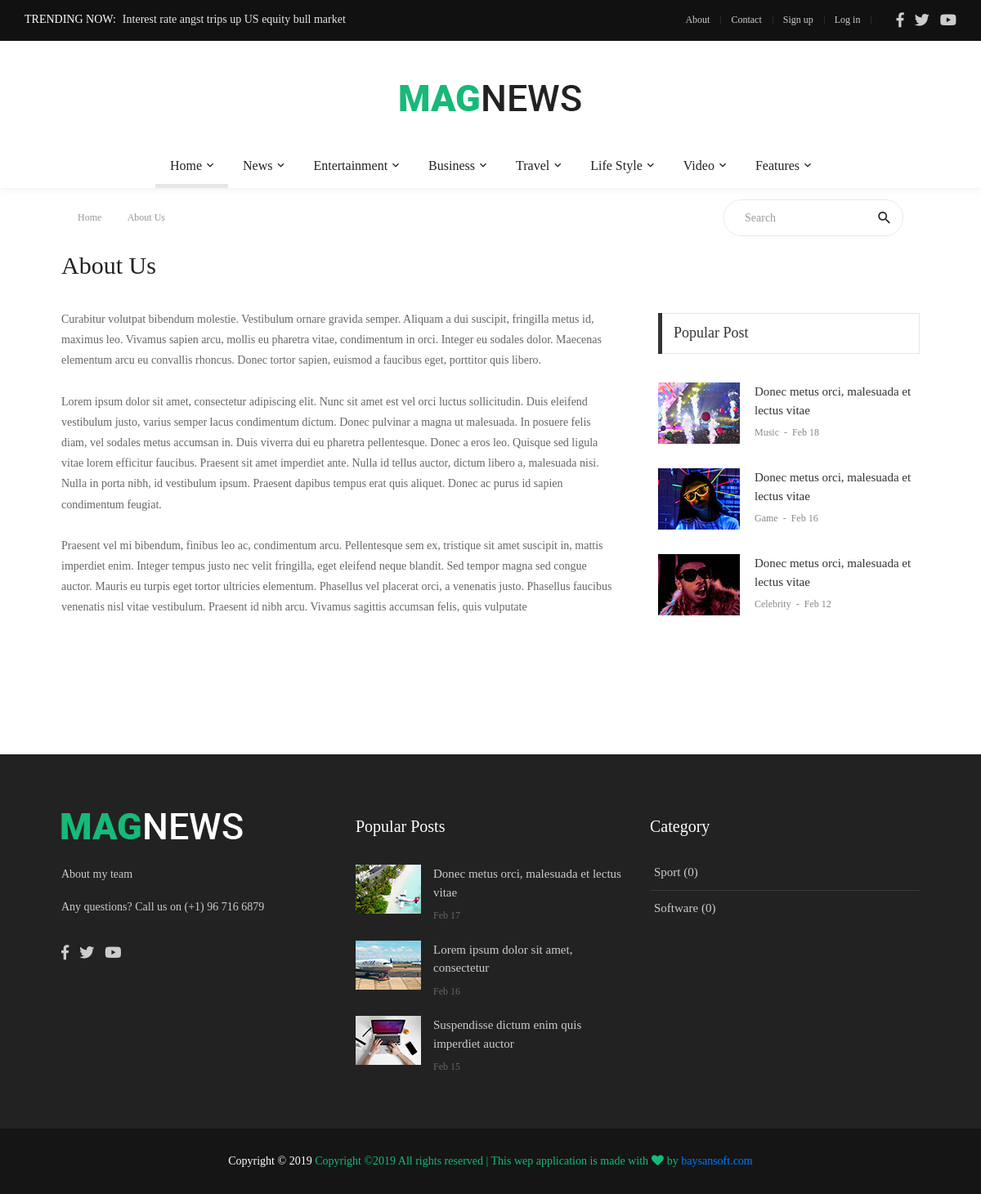
The page /about/ on the database its author committed.
### main/models.py (models this page shows, shortened)
class Main(models.Model):
    name = models.CharField(max_length=255)
    about = models.TextField()
    facebook_address = models.CharField(max_length=255)
    twitter_address = models.CharField(max_length=255)
    youtube_address = models.CharField(max_length=255)
    phone = models.CharField(max_length=255)
    link = models.CharField(max_length=255)
    link_name = models.CharField(max_length=255)
    set_name = models.CharField(max_length=255)

### category/models.py (models this page shows, shortened)
class Category(models.Model):
    name = models.CharField(max_length=255)
    count = models.IntegerField(default=0)
    class Meta:
        verbose_name = "Category"
        verbose_name_plural = "Categories"

### main/views.py (the view)
# urls.py: path('about/', views.about, name='about'),
def about(request):
    site = Main.objects.first()
    context = {
        'site': site
    }
    return render(request, 'front/about.html', context=context)

### category/context_processor.py (called while the page is built)
def footer_categories(request):  # template'a direkt veri yolluyor
    footer_categories = Category.objects.all()
    return dict(
        footer_categories=footer_categories)  # footer_categories diyerek direkt template'den çağırabiliriz. Sözlük olarak döndürür.

### main/templates/front/about.html (shortened to what this page needs)
{% extends 'front/master.html' %}
{% load static %}
{% block mainblock %}
	<div class="container">
		<div class="headline bg0 flex-wr-sb-c p-rl-20 p-tb-8">
			<div class="f2-s-1 p-r-30 m-tb-6">
				<a href="index.html" class="breadcrumb-item f1-s-3 cl9">
					Home
				</a>
				<span class="breadcrumb-item f1-s-3 cl9">
					About Us
				</span>
			</div>
			<div class="pos-relative size-a-2 bo-1-rad-22 of-hidden bocl11 m-tb-6">
				<input class="f1-s-1 cl6 plh9 s-full p-l-25 p-r-45" type="text" name="search" placeholder="Search">
				<button class="flex-c-c size-a-1 ab-t-r fs-20 cl2 hov-cl10 trans-03">
					<i class="zmdi zmdi-search"></i>
				</button>
			</div>
		</div>
	</div>
	<div class="container p-t-4 p-b-35">
		<h2 class="f1-l-1 cl2">
			About Us
		</h2>
	</div>
	<section class="bg0 p-b-110">
		<div class="container">
			<div class="row justify-content-center">
				<div class="col-md-7 col-lg-8 p-b-30">
					<div class="p-r-10 p-r-0-sr991">
						<p class="f1-s-11 cl6 p-b-25">
							Curabitur volutpat bibendum molestie. Vestibulum ornare gravida semper. Aliquam a dui suscipit, fringilla metus id, maximus leo. Vivamus sapien arcu, mollis eu pharetra vitae, condimentum in orci. Integer eu sodales dolor. Maecenas elementum arcu eu convallis rhoncus. Donec tortor sapien, euismod a faucibus eget, porttitor quis libero.
						</p>
						<p class="f1-s-11 cl6 p-b-25">
							Lorem ipsum dolor sit amet, consectetur adipiscing elit. Nunc sit amet est vel orci luctus sollicitudin. Duis eleifend vestibulum justo, varius semper lacus condimentum dictum. Donec pulvinar a magna ut malesuada. In posuere felis diam, vel sodales metus accumsan in. Duis viverra dui eu pharetra pellentesque. Donec a eros leo. Quisque sed ligula vitae lorem efficitur faucibus. Praesent sit amet imperdiet ante. Nulla id tellus auctor, dictum libero a, malesuada nisi. Nulla in porta nibh, id vestibulum ipsum. Praesent dapibus tempus erat quis aliquet. Donec ac purus id sapien condimentum feugiat.
						</p>
						<p class="f1-s-11 cl6 p-b-25">
							Praesent vel mi bibendum, finibus leo ac, condimentum arcu. Pellentesque sem ex, tristique sit amet suscipit in, mattis imperdiet enim. Integer tempus justo nec velit fringilla, eget eleifend neque blandit. Sed tempor magna sed congue auctor. Mauris eu turpis eget tortor ultricies elementum. Phasellus vel placerat orci, a venenatis justo. Phasellus faucibus venenatis nisl vitae vestibulum. Praesent id nibh arcu. Vivamus sagittis accumsan felis, quis vulputate
						</p>
					</div>
				</div>
				<div class="col-md-5 col-lg-4 p-b-30">
					<div class="p-l-10 p-rl-0-sr991 p-t-5">
						<div>
							<div class="how2 how2-cl4 flex-s-c">
								<h3 class="f1-m-2 cl3 tab01-title">
									Popular Post
								</h3>
							</div>
							<ul class="p-t-35">
								<li class="flex-wr-sb-s p-b-30">
									<a href="#" class="size-w-10 wrap-pic-w hov1 trans-03">
										<img src="images/popular-post-04.jpg" alt="IMG">
									</a>
									<div class="size-w-11">
										<h6 class="p-b-4">
											<a href="#" class="f1-s-5 cl3 hov-cl10 trans-03">
												Donec metus orci, malesuada et lectus vitae
											</a>
										</h6>
										<span class="cl8 txt-center p-b-24">
											<a href="#" class="f1-s-6 cl8 hov-cl10 trans-03">
												Music
											</a>
											<span class="f1-s-3 m-rl-3">
												-
											</span>
											<span class="f1-s-3">
												Feb 18
											</span>
										</span>
									</div>
								</li>
								<li class="flex-wr-sb-s p-b-30">
									<a href="#" class="size-w-10 wrap-pic-w hov1 trans-03">
										<img src="images/popular-post-05.jpg" alt="IMG">
									</a>
									<div class="size-w-11">
										<h6 class="p-b-4">
											<a href="#" class="f1-s-5 cl3 hov-cl10 trans-03">
												Donec metus orci, malesuada et lectus vitae
											</a>
										</h6>
										<span class="cl8 txt-center p-b-24">
											<a href="#" class="f1-s-6 cl8 hov-cl10 trans-03">
												Game
											</a>
											<span class="f1-s-3 m-rl-3">
												-
											</span>
											<span class="f1-s-3">
												Feb 16
											</span>
										</span>
									</div>
								</li>
								<li class="flex-wr-sb-s p-b-30">
									<a href="#" class="size-w-10 wrap-pic-w hov1 trans-03">
										<img src="images/popular-post-06.jpg" alt="IMG">
									</a>
									<div class="size-w-11">
										<h6 class="p-b-4">
											<a href="#" class="f1-s-5 cl3 hov-cl10 trans-03">
												Donec metus orci, malesuada et lectus vitae
											</a>
										</h6>
										<span class="cl8 txt-center p-b-24">
											<a href="#" class="f1-s-6 cl8 hov-cl10 trans-03">
												Celebrity
											</a>
											<span class="f1-s-3 m-rl-3">
												-
											</span>
											<span class="f1-s-3">
												Feb 12
											</span>
										</span>
									</div>
								</li>
							</ul>
						</div>
					</div>
				</div>
			</div>
		</div>
	</section>
{% endblock mainblock %}

### main/templates/front/master.html (shortened to what this page needs)
{% load static %}
<!DOCTYPE html>
<html lang="en">
<head>
    <link rel="stylesheet" type="text/css" href="{% static 'front/vendor/bootstrap/css/bootstrap.min.css' %}">
    <link rel="stylesheet" type="text/css"
          href="{% static 'front/fonts/fontawesome-5.0.8/css/fontawesome-all.min.css' %}">
    <link rel="stylesheet" type="text/css"
          href="{% static 'front/fonts/iconic/css/material-design-iconic-font.min.css' %}">
    <link rel="stylesheet" type="text/css" href="{% static 'front/vendor/animate/animate.css' %}">
    <link rel="stylesheet" type="text/css" href="{% static 'front/vendor/css-hamburgers/hamburgers.min.css' %}">
    <link rel="stylesheet" type="text/css" href="{% static 'front/vendor/animsition/css/animsition.min.css' %}">
    <link rel="stylesheet" type="text/css" href="{% static 'front/css/util.min.css' %}">
    <link rel="stylesheet" type="text/css" href="{% static 'front/css/main.css' %}">
</head>
<body class="animsition">
<header>
    <div class="container-menu-desktop">
        <div class="topbar">
            <div class="content-topbar h-100 p-rl-30">
                <div class="align-self-stretch size-w-0 pos-relative m-r-30">
                    <div class="f2-s-1 flex-wr-s-c s-full ab-t-l p-b-2">
							<span class="text-uppercase cl0 p-r-8">
								Trending Now:
							</span>
                        <span class="dis-inline-block cl16 slide100-txt pos-relative size-w-0" data-in="fadeInDown"
                              data-out="fadeOutDown">
								<span class="dis-inline-block slide100-txt-item animated visible-false">
									Interest rate angst trips up US equity bull market
								</span>
							</span>
                    </div>
                </div>
                <div class="flex-wr-e-c">
                    <div class="left-topbar">
                        <a href="{% url 'main:about' %}" class="left-topbar-item">
                            About
                        </a>
                        <a href="#" class="left-topbar-item">
                            Contact
                        </a>
                        <a href="#" class="left-topbar-item">
                            Sign up
                        </a>
                        <a href="#" class="left-topbar-item">
                            Log in
                        </a>
                    </div>
                    <div class="right-topbar p-l-18">
                        <a href="{{ site.facebook_address }}">
                            <span class="fab fa-facebook-f"></span>
                        </a>
                        <a href="{{ site.twitter_address }}">
                            <span class="fab fa-twitter"></span>
                        </a>
                        <a href="{{ site.youtube_address }}">
                            <span class="fab fa-youtube"></span>
                        </a>
                    </div>
                </div>
            </div>
        </div>
        <div class="wrap-logo no-banner container">
            <div class="logo">
                <a href="{% url 'main:home' %}"><img src="{% static 'front/images/icons/logo-01.png' %}" alt="LOGO"></a>
            </div>
        </div>
        <div class="wrap-main-nav">
            <div class="main-nav">
                <nav class="menu-desktop">
                    <ul class="main-menu justify-content-center">
                        <li class="main-menu-active">
                            <a href="{% url 'main:home' %}">Home</a>
                        </li>
                        <li class="mega-menu-item">
                            <a href="category-01.html">News</a>
                        </li>
                        <li class="mega-menu-item">
                            <a href="category-02.html">Entertainment </a>
                        </li>
                        <li class="mega-menu-item">
                            <a href="category-01.html">Business</a>
                        </li>
                        <li class="mega-menu-item">
                            <a href="category-02.html">Travel</a>
                        </li>
                        <li class="mega-menu-item">
                            <a href="category-01.html">Life Style</a>
                        </li>
                        <li class="mega-menu-item">
                            <a href="category-02.html">Video</a>
                        </li>
                        <li>
                            <a href="#">Features</a>
                        </li>
                    </ul>
                </nav>
            </div>
        </div>
    </div>
</header>
{% block mainblock %}
{% endblock mainblock %}
<footer>
    <div class="bg2 p-t-40 p-b-25">
        <div class="container">
            <div class="row">
                <div class="col-lg-4 p-b-20">
                    <div class="size-h-3 flex-s-c">
                        <a href="{% url 'main:home' %}">
                            <img class="max-s-full" src="{% static 'front/images/icons/logo-02.png' %}" alt="LOGO">
                        </a>
                    </div>
                    <div>
                        <p class="f1-s-1 cl11 p-b-16">
                            {{ site.about }}
                        </p>
                        <p class="f1-s-1 cl11 p-b-16">
                            Any questions? Call us on (+1) 96 716 6879
                        </p>
                        <div class="p-t-15">
                            <a href="{{ site.facebook_address }}" class="fs-18 cl11 hov-cl10 trans-03 m-r-8">
                                <span class="fab fa-facebook-f"></span>
                            </a>
                            <a href="{{ site.twitter_address }}" class="fs-18 cl11 hov-cl10 trans-03 m-r-8">
                                <span class="fab fa-twitter"></span>
                            </a>
                            <a href="{{ site.youtube_address }}" class="fs-18 cl11 hov-cl10 trans-03 m-r-8">
                                <span class="fab fa-youtube"></span>
                            </a>
                        </div>
                    </div>
                </div>
                <div class="col-sm-6 col-lg-4 p-b-20">
                    <div class="size-h-3 flex-s-c">
                        <h5 class="f1-m-7 cl0">
                            Popular Posts
                        </h5>
                    </div>
                    <ul>
                        <li class="flex-wr-sb-s p-b-20">
                            <a href="#" class="size-w-4 wrap-pic-w hov1 trans-03">
                                <img src="{% static 'front/images/popular-post-01.jpg' %}" alt="IMG">
                            </a>
                            <div class="size-w-5">
                                <h6 class="p-b-5">
                                    <a href="#" class="f1-s-5 cl11 hov-cl10 trans-03">
                                        Donec metus orci, malesuada et lectus vitae
                                    </a>
                                </h6>
                                <span class="f1-s-3 cl6">
										Feb 17
									</span>
                            </div>
                        </li>
                        <li class="flex-wr-sb-s p-b-20">
                            <a href="#" class="size-w-4 wrap-pic-w hov1 trans-03">
                                <img src="{% static 'front/images/popular-post-02.jpg' %}" alt="IMG">
                            </a>
                            <div class="size-w-5">
                                <h6 class="p-b-5">
                                    <a href="#" class="f1-s-5 cl11 hov-cl10 trans-03">
                                        Lorem ipsum dolor sit amet, consectetur
                                    </a>
                                </h6>
                                <span class="f1-s-3 cl6">
										Feb 16
									</span>
                            </div>
                        </li>
                        <li class="flex-wr-sb-s p-b-20">
                            <a href="#" class="size-w-4 wrap-pic-w hov1 trans-03">
                                <img src="{% static 'front/images/popular-post-03.jpg' %}" alt="IMG">
                            </a>
                            <div class="size-w-5">
                                <h6 class="p-b-5">
                                    <a href="#" class="f1-s-5 cl11 hov-cl10 trans-03">
                                        Suspendisse dictum enim quis imperdiet auctor
                                    </a>
                                </h6>
                                <span class="f1-s-3 cl6">
										Feb 15
									</span>
                            </div>
                        </li>
                    </ul>
                </div>
                <div class="col-sm-6 col-lg-4 p-b-20">
                    <div class="size-h-3 flex-s-c">
                        <h5 class="f1-m-7 cl0">
                            Category
                        </h5>
                    </div>
                    <ul class="m-t--12">
                        {% for category in footer_categories %}
                            <li class="how-bor1 p-rl-5 p-tb-10">
                                <a href="#" class="f1-s-5 cl11 hov-cl10 trans-03 p-tb-8">
                                    {{ category.name }} ({{ category.count }})
                                </a>
                            </li>
                        {% endfor %}
                    </ul>
                </div>
            </div>
        </div>
    </div>
    <div class="bg11">
        <div class="container size-h-4 flex-c-c p-tb-15">
				<span class="f1-s-1 cl0 txt-center">
					Copyright © 2019
					<a href="{{ site.link }}" class="f1-s-1 cl10 hov-link1">
Copyright &copy;<script>document.write(new Date().getFullYear());</script> All rights reserved | This wep application is made with <i
                                class="fa fa-heart" aria-hidden="true"></i> by <a href="{{ site.link }}"
                                                                                  target="_blank">{{ site.link_name }}</a>
				</span>
        </div>
    </div>
</footer>
</body>
</html>

### rows shown on the page
Main: about "About my team", link_name "baysansoft.com"
Category: name "Sport", count "0"
Category: name "Software", count "0"
